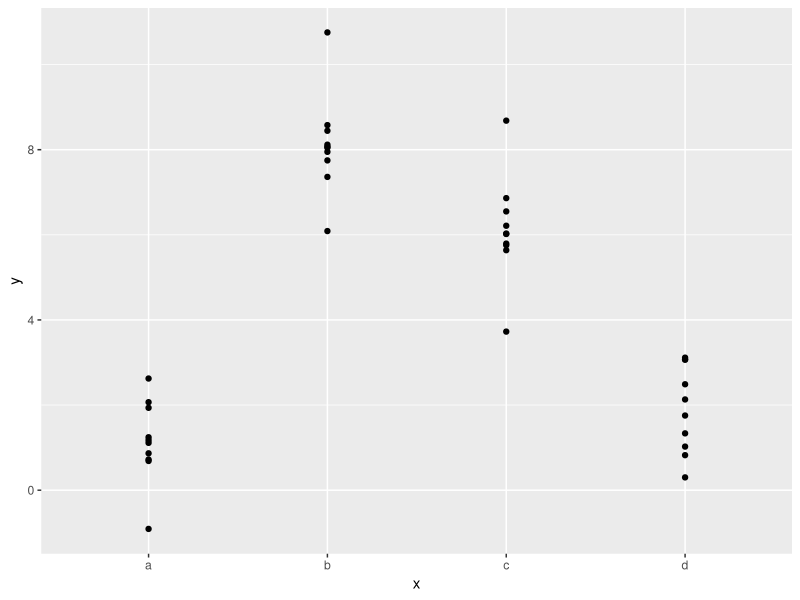
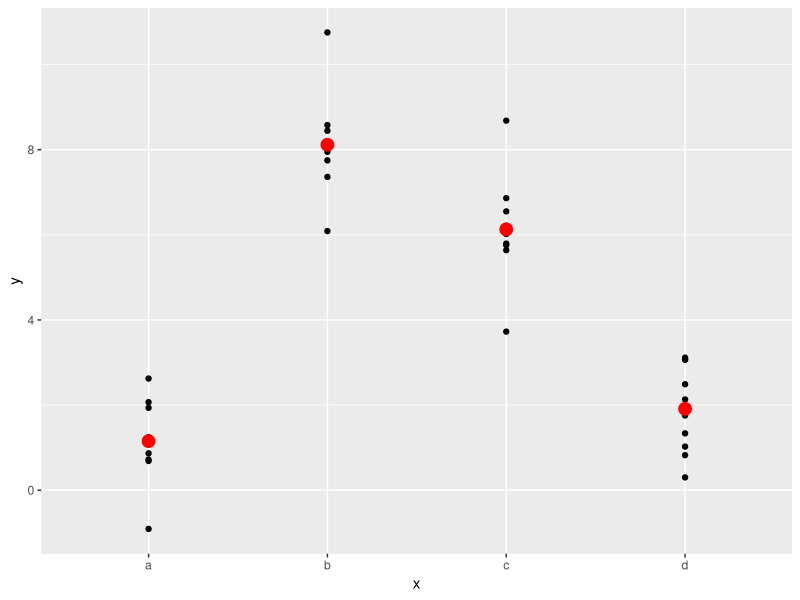
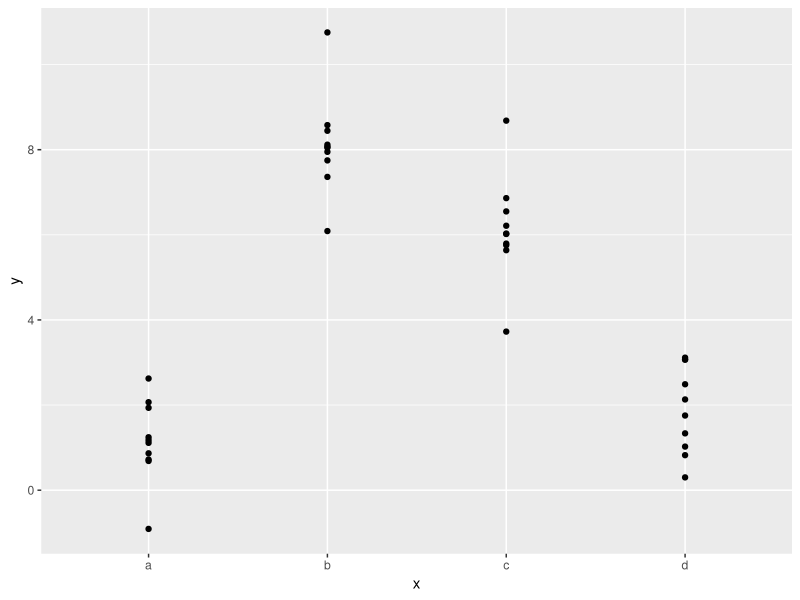
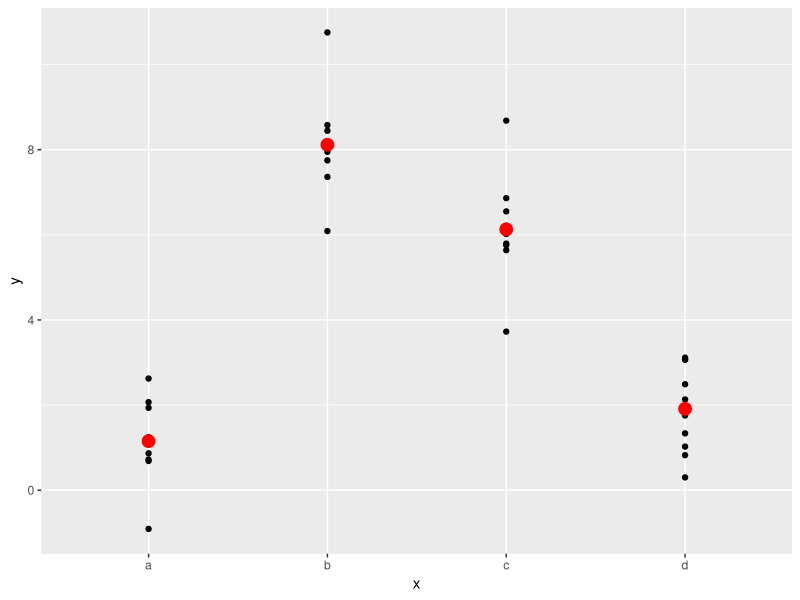

The R source for these figures, in order:
library(tidyverse)

library(modelr)
options(na.action = na.warn)

ggplot(sim2) + 
  geom_point(aes(x, y))

ggsave("model/figs/categorical.png")

mod2 <- lm(y ~ x, data = sim2)

grid <- sim2 %>% 
  data_grid(x) %>% 
  add_predictions(mod2)
grid

ggplot(sim2, aes(x)) + 
  geom_point(aes(y = y)) +
  geom_point(data = grid, aes(y = pred), colour = "red", size = 4)

ggsave("model/figs/categorical_mean.png")
